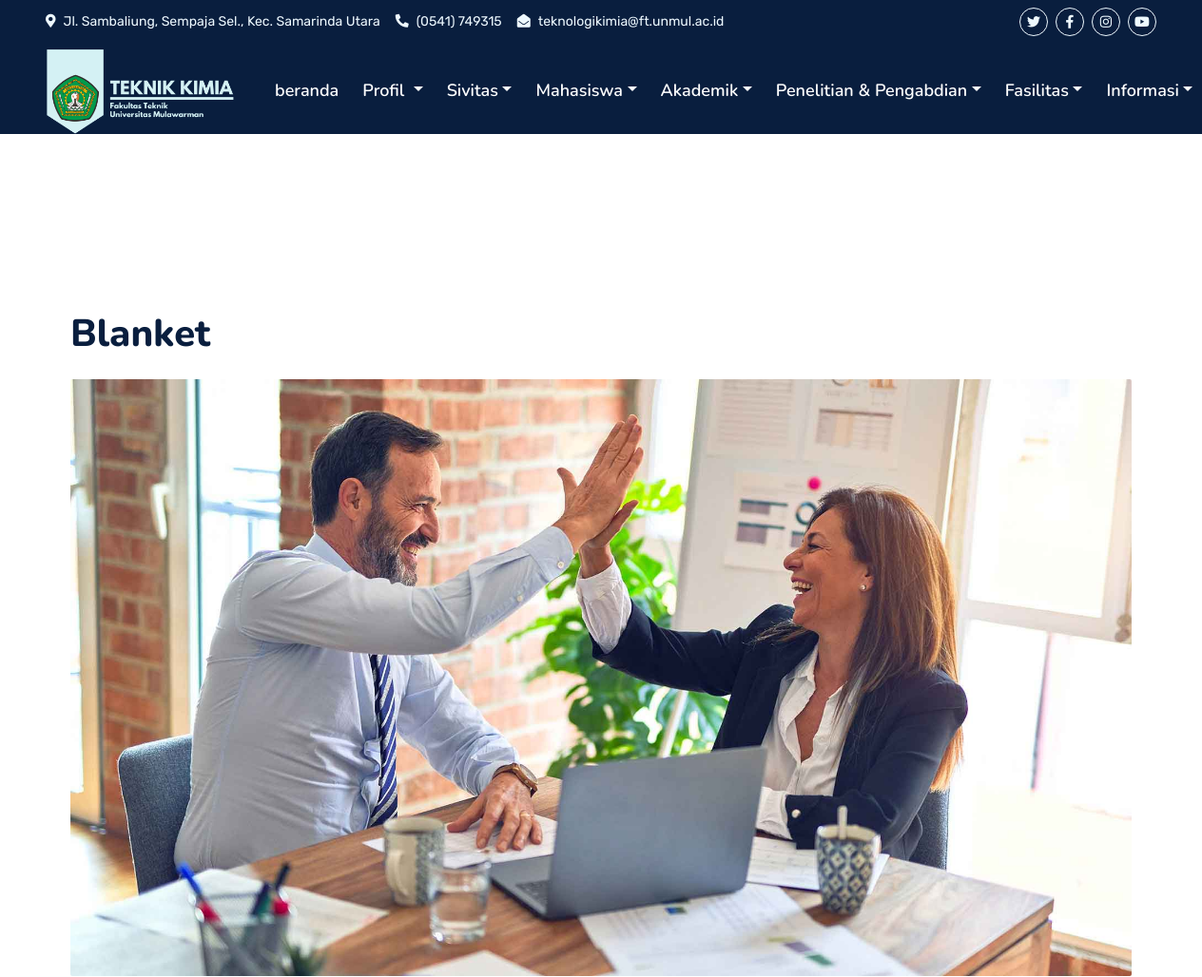
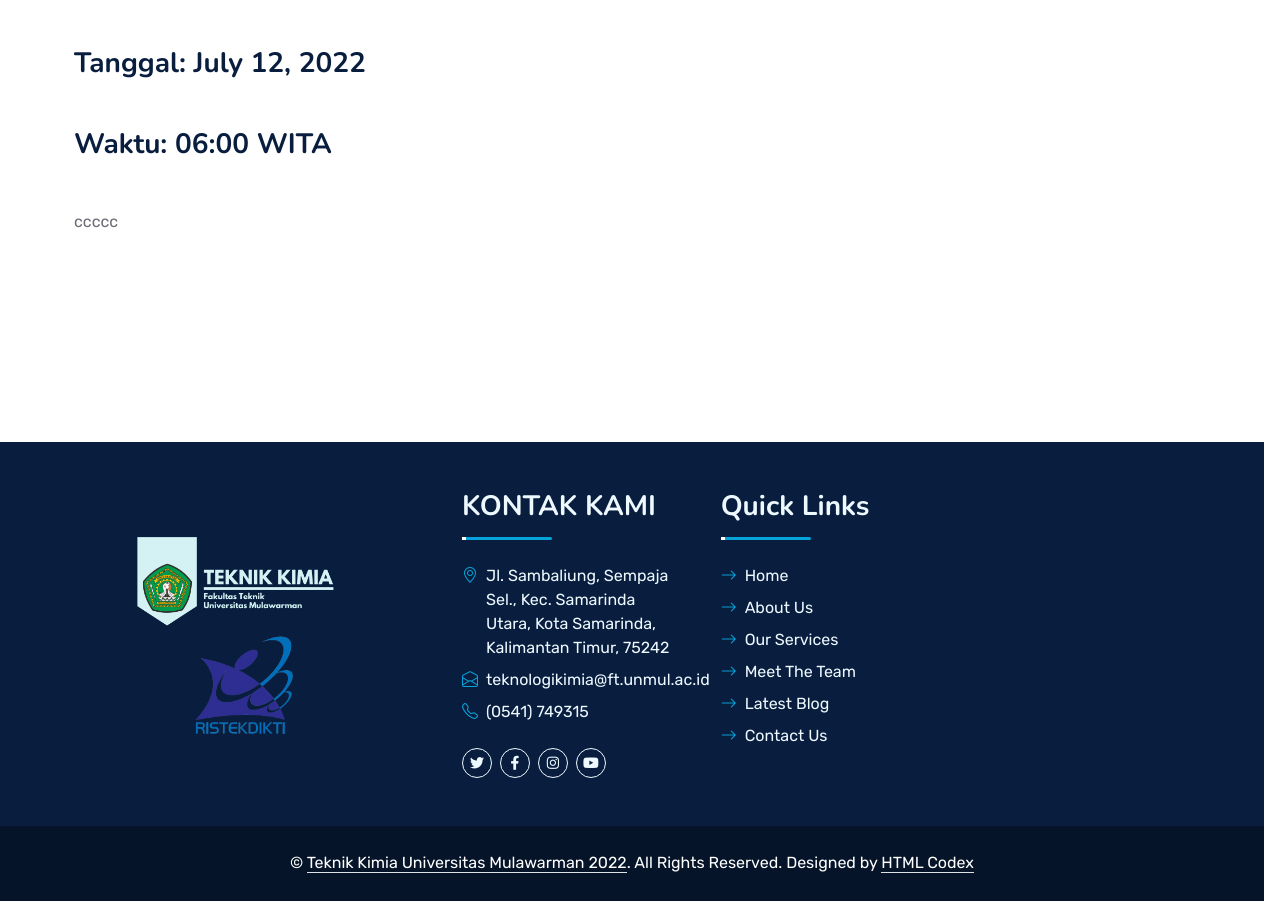
The page /detail_kegiatan/5 on the database its author committed (2 pictures, top to bottom).
### website/models.py (models this page shows, shortened)
class Kegiatan(models.Model):
    tgl_kegiatan = models.DateField(('tanggal kegiatan'))
    waktu_kegiatan = models.TimeField(('waktu kegiatan'))
    nama = models.CharField(max_length=50)
    gambar = models.FileField(upload_to=_upload_path, validators=[
                              FileExtensionValidator(['jpg', 'png']), file_size])
    keterangan = HTMLField(blank=True, null=True, )
    created_at = models.DateTimeField(auto_now_add=True)
    updated_at = models.DateTimeField(auto_now=True)
    class Meta:
        verbose_name_plural = "Kegiatan"

### website/views.py (the view)
# urls.py: path('detail_kegiatan/<int:pk>', views.detail_kegiatan, name='detail_kegiatan'),
def detail_kegiatan(request, pk):
    kegiatans = models.Kegiatan.objects.get(id=pk)
    context = {
        'rows': kegiatans,
    }
    return render(request, 'website/detail_kegiatan.html', context)

### templates/website/detail_kegiatan.html (shortened to what this page needs)
{% extends 'website/base1.html' %}
{% load static %}
{% block body %}
    <div class="container-fluid py-5 wow fadeInUp" data-wow-delay="0.1s">
        <div class="container py-5">
            <div class="row g-5">
                    <div class="mb-5">
                        <h1 class="mb-4">{{rows.nama}}</h1>
                        <img class="img-fluid w-100 rounded mb-5" src="{{rows.gambar.url}}" alt="">
                        <h3 class="mb-4">Tanggal: {{rows.tgl_kegiatan}}</h3></br>
                         <h3 class="mb-4">Waktu: {{rows.waktu_kegiatan |date:"h:i"}} WITA</h3></br>
                        {{rows.keterangan|safe}}
                    </div>
            </div>
            </div>
        </div>
{% endblock %}

### static/css/style.css (style rules this page uses)
:root { --primary: #06A3DA; --secondary: #34AD54; --light: #EEF9FF; --dark: #091E3E; }
h1, h2, .fw-bold { font-weight: 800 !important; }
h3, h4, .fw-semi-bold { font-weight: 700 !important; }

### rows shown on the page
Kegiatan: nama "Blanket", gambar (picture), tgl_kegiatan "July 12, 2022", waktu_kegiatan "06:00", keterangan "ccccc"
